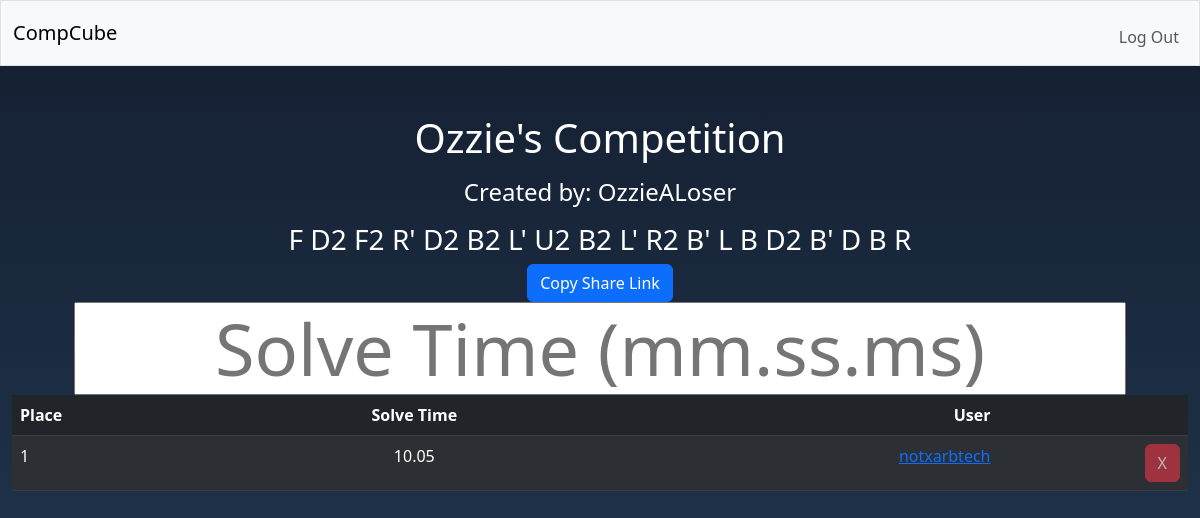
/comps/15 (signed in), run on the app's committed database.
### tables this page shows
CREATE TABLE competitions (
comp_id INTEGER PRIMARY KEY AUTOINCREMENT NOT NULL,
scramble TEXT NOT NULL,
datetime TEXT,
name TEXT,
creator_id INTEGER NOT NULL,
FOREIGN KEY (creator_id) REFERENCES users (id)
);

CREATE TABLE users (
id INTEGER PRIMARY KEY AUTOINCREMENT NOT NULL,
username TEXT NOT NULL UNIQUE,
hash TEXT NOT NULL
);

CREATE TABLE solves (
solve_id INTEGER PRIMARY KEY AUTOINCREMENT NOT NULL,
time NUMERIC NOT NULL,
user_id INTEGER NOT NULL,
comp_id INTEGER NOT NULL,
FOREIGN KEY (user_id) REFERENCES users (id),
FOREIGN KEY (comp_id) REFERENCES competitions (comp_id)
);

### app.py (the view, shortened to what this page needs)
@app.route('/comps/<comp_id>', methods=["GET", "POST"])
@login_required
def comps(comp_id):
    try:
        comp_id = int(comp_id)
    except ValueError:
        return redirect(url_for('index'))
    competition = db.execute('SELECT name, scramble, comp_id, username as creator, users.id as user_id FROM competitions '
                             'JOIN users ON competitions.creator_id = users.id '
                             'WHERE comp_id = ?', comp_id)
    try:
        competition[0]
    except IndexError:
        return redirect(url_for('index'))
    solves = db.execute('SELECT time, username, user_id, creator_id, solves.comp_id as comp_id FROM solves '
                        'JOIN users u on solves.user_id = u.id JOIN competitions c on c.comp_id = solves.comp_id '
                        'WHERE solves.comp_id = ? '
                        'ORDER BY solve_id DESC',
                        comp_id)
    return render_template('competition.html', competition=competition[0], solves=solves)

### app.py (called while the page is built)
@app.after_request
def after_request(response):
    response.headers["Cache-Control"] = "no-cache, no-store, must-revalidate"
    response.headers["Expires"] = 0
    response.headers["Pragma"] = "no-cache"
    return response

### helpers.py (called while the page is built)
def login_required(f):
    @wraps(f)
    def decorated_func(*args, **kwargs):
        if session.get("user_id") is None:
            return redirect("/login")
        return f(*args, **kwargs)
    return decorated_func

def format_time(time_msec):
    m = 0
    s = 0
    ms = 0
    while time_msec > 0:
        if time_msec >= 60000:
            m += 1
            time_msec -= 60000
        elif time_msec >= 1000:
            s += 1
            time_msec -= 1000
        else:
            ms = time_msec
            time_msec = 0
    if m > 0:
        return f"{m:02}:{s:02}.{ms:02}"
    else:
        return f"{s:02}.{ms:02}"

### templates/competition.html (shortened to what this page needs)
{%  extends "layout.html" %}
{% block main %}
    {% if competition %}
        <h1 class="mb-3">{{ competition.name }}</h1>
        <h4 class="mb-3">Created by: {{ competition.creator }}</h4>
        <h3>{{ competition.scramble }}</h3>
        <button class="btn btn-primary" onclick="copyToClip('/comps/{{competition.comp_id}}')">Copy Share Link</button>
        <form action="/comps/{{ competition.comp_id }}" method="post">
            <input class="m-xxl-5 display-2 text-center" type="text" placeholder="Solve Time (mm.ss.ms)" name="time" autofocus autocomplete="off">
        </form>
        {% if solves %}
            <table class="table table-dark table-striped">
                <thead>
                    <th scope="col" class="text-start">Place</th>
                    <th scope="col" class="text-center">Solve Time</th>
                    <th scope="col" class="text-end">User</th>
                    <th scope="col" class="text-end"></th>
                </thead>
                <tbody>
                    {% for solve in solves %}
                        <tr>
                            <td class="text-start">{{ loop.index }}</td>
                            <td class="text-center">{{ solve.time | solve_time }}</td>
                            <td class="text-end"><a href="/users/{{solve.user_id}}">{{solve.username}}</a></td>
                            <form action="/remove/{{ solve.comp_id }}" method="post">
                                {% if session["user_id"] == solve.creator_id or session["user_id"] == solve.user_id %}
                                    <input name="solve_id" type="hidden" value="{{ solve.user_id }}">
                                    <td class="text-end"><button class="btn btn-danger">X</button></td>
                                {% else  %}
                                    <td class="text-end"><button class="btn btn-danger" disabled>X</button></td>
                                {% endif %}
                            </form>
                        </tr>
                    {% endfor %}
                </tbody>
            </table>
        {% endif %}
    {% endif %}
{% endblock %}

### static/style.css (style rules this page uses)
body { color: #fff; background: linear-gradient(#141e30, #243b55) no-repeat fixed; }

### data on the page
competitions: name "Ozzie's Competition", scramble "F D2 F2 R' D2 B2 L' U2 B2 L' R2 B' L B D2 B' D B R"
users: creator "OzzieALoser"
solves: time|solve_time "10.05", username "notxarbtech", shows "X"
